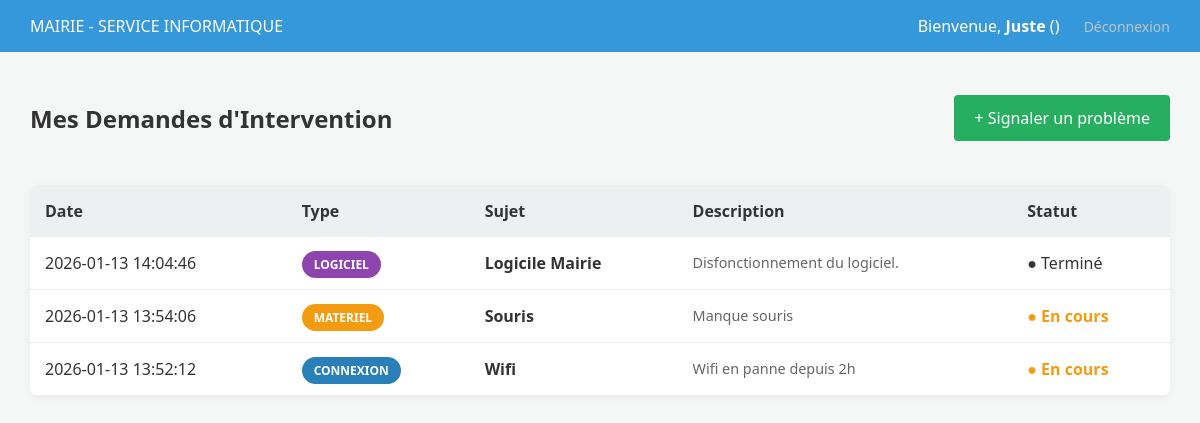
The page /mairie/dashboard (signed in) on the database its author committed.
### tables this page shows
CREATE TABLE usager (
    id INTEGER PRIMARY KEY AUTOINCREMENT,
    nom TEXT NOT NULL,
    prenom TEXT NOT NULL,
    email TEXT NOT NULL UNIQUE,
    mdp TEXT NOT NULL,
    role TEXT, -- Accepté comme NULL maintenant
    service TEXT,
    specialite TEXT,
    mairie_id INTEGER,
    prestataire_id INTEGER
);

CREATE TABLE ticket (
    id INTEGER PRIMARY KEY AUTOINCREMENT,
    titre TEXT NOT NULL,
    description TEXT,
    type_prestation TEXT NOT NULL, -- 'connexion', 'materiel', 'logiciel', 'securite'
    statut TEXT DEFAULT 'Nouveau',
    date_creation DATETIME DEFAULT CURRENT_TIMESTAMP,
    createur_id INTEGER NOT NULL,
    admin_id INTEGER, technicien_id INTEGER, duree TEXT, contrat TEXT,
    FOREIGN KEY (createur_id) REFERENCES "usager_old"(id),
    FOREIGN KEY (admin_id) REFERENCES "usager_old"(id)
);

### app.py (the view)
@app.route('/mairie/dashboard')
@login_required
def espace_mairie():
    conn = get_db_connection()
    mes_tickets = conn.execute('SELECT *, strftime("%d/%m/%Y", date_creation) as date_formatee FROM ticket WHERE createur_id = ? ORDER BY date_creation DESC',
                               (current_user.id,)).fetchall()
    conn.close()
    return render_template('espace_mairie.html', tickets=mes_tickets)

### app.py (called while the page is built)
def get_db_connection():
    conn = sqlite3.connect('mairie.db')
    conn.row_factory = sqlite3.Row
    return conn

@login_manager.user_loader
def load_user(user_id):
    conn = get_db_connection()
    u = conn.execute('SELECT * FROM usager WHERE id = ?', (user_id,)).fetchone()
    conn.close()
    if u:
        return Usager(u['id'], u['nom'], u['prenom'], u['role'], u['mairie_id'])
    return None

### templates/espace_mairie.html (shortened to what this page needs)
<!DOCTYPE html>
<html lang="fr">
<head>
    <link rel="stylesheet" href="{{ url_for('static', filename='css/style.css') }}">
</head>
<body>
    <header class="admin-header" style="background-color: #3498db;">
        <div class="logo">MAIRIE - SERVICE INFORMATIQUE</div>
        <div class="user-info">
            <span>Bienvenue, <strong>{{ current_user.prenom }}</strong> ({{ current_user.service }})</span>
            <a href="{{ url_for('logout') }}" class="btn-logout" style="margin-left: 20px;">Déconnexion</a>
        </div>
    </header>
    <div class="dashboard-container">
        <div style="display: flex; justify-content: space-between; align-items: center; margin-bottom: 30px;">
            <h2>Mes Demandes d'Intervention</h2>
            <a href="{{ url_for('nouveau_ticket') }}" class="btn-action" style="background-color: #27ae60; padding: 12px 20px; font-size: 16px;">
                + Signaler un problème
            </a>
        </div>
        <table>
            <thead>
                <tr>
                    <th>Date</th>
                    <th>Type</th>
                    <th>Sujet</th>
                    <th>Description</th>
                    <th>Statut</th>
                </tr>
            </thead>
            <tbody>
                {% for ticket in tickets %}
                <tr>
                    <td>{{ ticket['date_creation'] }}</td>
                    <td>
                        <span class="badge {{ ticket['type_prestation'] }}">
                            {{ ticket['type_prestation'] }}
                        </span>
                    </td>
                    <td><strong>{{ ticket['titre'] }}</strong></td>
                    <td style="max-width: 300px; color: #666; font-size: 0.9em;">
                        {{ ticket['description'] }}
                    </td>
                    <td>
                        <span class="status-{{ ticket['statut'].lower().replace(' ', '') }}">
                            ● {{ ticket['statut'] }}
                        </span>
                    </td>
                </tr>
                {% else %}
                <tr>
                    <td colspan="5" style="text-align: center; padding: 50px; color: #999;">
                        Vous n'avez soumis aucun ticket pour le moment.
                    </td>
                </tr>
                {% endfor %}
            </tbody>
        </table>
    </div>
</body>
</html>

### static/css/style.css (style rules this page uses)
:root { --admin-dark: #2c3e50; --admin-blue: #34495e; --mairie-blue: #3498db; --success: #27ae60; --danger: #e74c3c; --warning: #f39c12; --bg-light: #f4f7f6; --text-dark: #333; }
body { font-family: 'Segoe UI', Tahoma, Geneva, Verdana, sans-serif; background-color: var(--bg-light); color: var(--text-dark); margin: 0; }
.admin-header { background: var(--admin-dark); color: white; padding: 15px 30px; display: flex; justify-content: space-between; align-items: center; }
.dashboard-container { padding: 30px; }
table { width: 100%; background: white; border-collapse: collapse; border-radius: 8px; overflow: hidden; box-shadow: 0 2px 10px rgba(0,0,0,0.05); }
th { background-color: #ecf0f1; padding: 15px; text-align: left; }
td { padding: 15px; border-bottom: 1px solid #eee; }
.badge { padding: 5px 12px; border-radius: 20px; font-size: 12px; font-weight: bold; color: white; text-transform: uppercase; }
.connexion { background-color: #2980b9; }
.materiel { background-color: #f39c12; }
.logiciel { background-color: #8e44ad; }
.status-encours { color: var(--warning); font-weight: bold; }
.btn-logout { color: #bdc3c7; text-decoration: none; font-size: 14px; }
.btn-action { padding: 6px 12px; background: var(--admin-blue); color: white; text-decoration: none; border-radius: 4px; font-size: 13px; }

### rows shown on the page
usager: prenom "Juste"
ticket: date_creation "2026-01-13 14:04:46", type_prestation "LOGICIEL", titre "Logicile Mairie", description "Disfonctionnement du logiciel.", statut "Terminé"
ticket: date_creation "2026-01-13 13:54:06", type_prestation "MATERIEL", titre "Souris", description "Manque souris", statut "En cours"
ticket: date_creation "2026-01-13 13:52:12", type_prestation "CONNEXION", titre "Wifi", description "Wifi en panne depuis 2h", statut "En cours"
